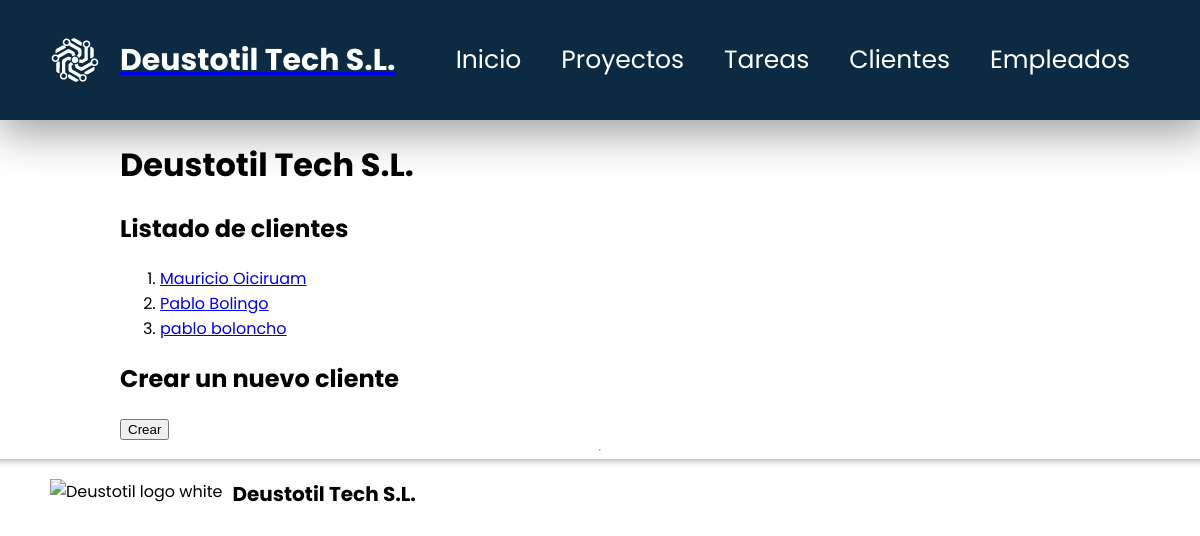
/appProyectos/clientes/, run on an earlier commit of the app's database.
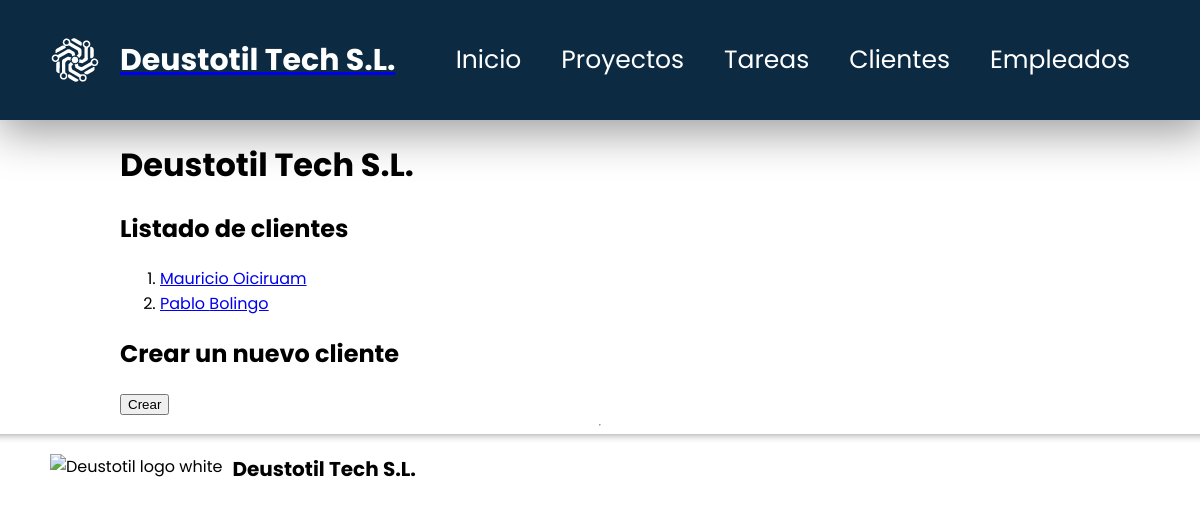
And on a later commit of the database.
### appProyectos/models.py (models this page shows, shortened)
class Cliente(models.Model):
    dni = models.CharField(max_length=9)
    nombre = models.CharField(max_length=155)
    apellido = models.CharField(max_length=155)
    email = models.EmailField(max_length=155)
    telefono = models.IntegerField()

### appProyectos/views.py (the view)
# urls.py: path('clientes/', views.ClienteListView.as_view(), name='index clientes'),
class ClienteListView(ListView):
    model = Cliente
    queryset = Cliente.objects.order_by('nombre')

### appProyectos/templates/appProyectos/cliente_list.html (shortened to what this page needs)
{% extends "base.html" %}
{% block contenido %}
    <h1>Deustotil Tech S.L.</h1>
    <h2>Listado de clientes</h2>
    {% if cliente_list %}
        <ol>
            {% for c in cliente_list %}
                <li>
                    <a href="/appProyectos/clientes/{{ c.id }}">{{ c.nombre }} {{ c.apellido }}</a>
                </li>
            {% endfor %}
        </ol>
    {% else %}
        <p>No hay clientes creados.</p>
    {% endif %}
    <h2>Crear un nuevo cliente</h2>
    <a href="{% url 'registrar cliente' %}">
        <input type="button" value="Crear">
    </a>
{% endblock contenido %}

### appProyectos/templates/base.html (shortened to what this page needs)
{% load static %}
<!DOCTYPE html>
<html lang="es">
    <head>
        <link rel="stylesheet" href="{% static 'css/styles.css' %}?v=1.6">
    </head>
    <body>
        <header id="header-principal">
            <div class="logo-box">
                <a id="logo-link" href="{% url 'index' %}">
                    <img id="logo" src="{% static 'images/logo-white.png' %}" alt="Deustotil logo blue" />
                    <span class="title">Deustotil Tech S.L.</span>
                </a>
            </div>
            <nav id="navbar-principal">
                <ul id="nav-menu">
                    <li class="nav-menu-item">
                        <a class="nav-link" href="{% url 'index' %}">Inicio</a>
                    </li>
                    <li class="nav-menu-item">
                        <a class="nav-link" href="{% url 'index proyectos' %}">Proyectos</a>
                    </li>
                    <li class="nav-menu-item">
                        <a class="nav-link" href="{% url 'index tareas' %}">Tareas</a>
                    </li>
                    <li class="nav-menu-item">
                        <a class="nav-link" href="{% url 'index clientes' %}">Clientes</a>
                    </li>
                    <li class="nav-menu-item">
                        <a class="nav-link" href="{% url 'index empleados' %}">Empleados</a>
                    </li>
                </ul>
            </nav>
        </header>
        <main>
            {% block contenido %}
            {% endblock contenido %}
        </main>
        <hr>
        <footer id="footer-principal">
            <div id="logo-box-footer">
                <img id="logo-img-footer" src="{% static 'images/logo.png' %}" alt="Deustotil logo white">
                <span id="tittle-box-footer">Deustotil Tech S.L.</span>
            </div>
        </footer>
    </body>
</html>

### appProyectos/static/css/styles.css (style rules this page uses)
body { font-family: 'Poppins', sans-serif; margin: 0 auto; display: flex; align-items: center; flex-direction: column; }
#header-principal { background-color: rgb(12, 43, 67); display: flex; width: 100vw; justify-content: space-between; height: 120px; align-items: center; box-shadow: 4px 7px 45px 5px rgba(0, 0, 0, 0.4); }
.logo-box { display: flex; align-items: center; }
.title { font-size: 30px; color: #ffffff; font-weight: bold; margin-left: 20px; text-decoration: none; }
nav { font-size: 25px; cursor: pointer; margin-right: 50px; }
#nav-menu { display: flex; list-style: none; }
.nav-menu-item { margin: 0 20px; }
.nav-link { color: white; text-decoration: none; }
#logo-link { display: flex; align-items: center; }
#logo { display: flex; align-items: center; margin-left: 50px; height: 50px; }
#footer-principal { margin: 0; width: 100vw; box-shadow: 0 20px 10px -20px rgba(0,0,0,0.45) inset; }
#logo-box-footer { display: flex; margin-left: 50px; margin-top: 20px; align-items: center; }
#logo-img-footer { height: 30px; }
#tittle-box-footer { font-size: 20px; font-weight: bold; margin-left: 10px; }
main { width: 80vw; }

What changed in the data, as far as the page shows it:
removed Cliente: nombre "pablo", apellido "boloncho"
